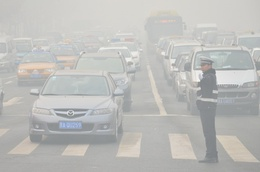
%> input picture Dehazing-Bilateral filter/traffic.jpg, 260 x 172 px, shrunk from 1152 x 760 before the run
$ octave main.m   (GNU Octave 9; MATLAB toolbox functions it lacks are replaced by stand-ins)
%> lines starting %> are read from the running program, lines starting %| are printed output that depends on the picture
### Dehazing-Bilateral filter/darkChannel.m
function dark=darkChannel(imRGB)
r=imRGB(:,:,1);           %分别提取图像的三个通道
g=imRGB(:,:,2);
b=imRGB(:,:,3);

[m,n]=size(r);            %获取图像的尺寸
a=zeros(m,n);             %获取一个m*n大小的0矩阵
for i=1:m                 %获取暗通道
    for j=1:n
        a(i,j)=min(r(i,j),g(i,j));
        a(i,j)=min(a(i,j),b(i,j));
    end
end

%%{d = ones(9,9);
%%fun = @(block_struct)min(min(block_struct.data))*d;
 %dark = blockproc(a, [9 9],fun);

 %dark = dark(1:m, 1:n);

dark=a;

### Dehazing-Bilateral filter/bfltGray.m
%%%%%%%%%%%%%%%%%%%%%%%%%%%%%%%%%%%%%%%%%%%%%%%%%%%%%%%%%%%%%
% 实现双边滤波的灰度图像.
function B = bfltGray(A,w,sigma_d,sigma_r)

% 预先计算高斯距离权重.
[X,Y] = meshgrid(-w:w,-w:w);
%创建核距离矩阵，e.g.
%  [x,y]=meshgrid(-1:1,-1:1)
%
% x =
%
%     -1     0     1
%     -1     0     1
%     -1     0     1
%
%
% y =
%
%     -1    -1    -1
%      0     0     0
%      1     1     1
%计算定义域核
G = exp(-(X.^2+Y.^2)/(2*sigma_d^2));


%应用双向滤波器
%计算值域核H 并与定义域核G 乘积得到双边权重函数F
dim = size(A);
B = zeros(dim);
for i = 1:dim(1)
   for j = 1:dim(2)
         % 提取局部区域.
         iMin = max(i-w,1);
         iMax = min(i+w,dim(1));
         jMin = max(j-w,1);
         jMax = min(j+w,dim(2));
         %定义当前核所作用的区域为(iMin:iMax,jMin:jMax)
         I = A(iMin:iMax,jMin:jMax);%提取该区域的源图像值赋给I

         % 计算高斯范围内的权重.
         H = exp(-(I-A(i,j)).^2/(2*sigma_r^2));

         % 双边计算滤波器响应.
         F = H.*G((iMin:iMax)-i+w+1,(jMin:jMax)-j+w+1);
         B(i,j) = sum(F(:).*I(:))/sum(F(:));
   end
end

### Dehazing-Bilateral filter/main.m
clc
clear all
close all
%imageRGB = imread('picture.bmp');
%imageRGB = imread('shishi.jpg');
imageRGB = imread('traffic.jpg');
%> imageRGB is the input picture: size 172x260x3 uint8; mean R, G, B 188.8, 188.9, 186.3
imageRGB = double(imageRGB);
%> imageRGB: size 172x260x3 double
imageRGB=imageRGB./255;
figure;
%subplot(2,1,1);
imshow(imageRGB), title('原始图像');
% [5 lines of commented-out code are left out]
sz=size(imageRGB);
%> sz = [172 260 3]
w=sz(2);
%> w = 260
h=sz(1);
%> h = 172

dark=darkChannel(imageRGB);
%> in darkChannel, `b=imRGB(:,:,3);`:
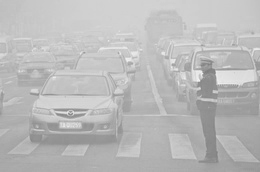
%> b: size 172x260 double; min 0.494, max 0.957, mean 0.73
figure,imshow(dark);
title('暗通道图像');
% imwrite(dark,'traffic_1.jpg')
[m,n,~] = size(imageRGB);
%> m = 172; n = 260
%估计大气光值A，从暗通道中按亮度大小提取最亮的前0.1%像素。然后在原始有雾图像I中寻找对应位置上的具有最亮亮度的点的值，并以此作为A的值
imsize = m * n;
%> imsize = 44720
numpx = floor(imsize/1000);
%> numpx = 44
JDarkVec = reshape(dark,imsize,1);
ImVec = reshape(imageRGB,imsize,3);

[JdarkVec, indices] = sort(JDarkVec);
indices = indices(imsize-numpx+1:end);
%> indices = 44 values, max 38784 at index 8, min 17421 at index 9, mean 31039.2

atmSum = zeros(1,3);
for ind = 1:numpx
    atmSum = atmSum + ImVec(indices(ind),:);
end
%> this loop made 44 passes
%> atmSum on passes 1 to 12: [0.933 0.929 0.914], [1.87 1.85 1.83], [2.81 2.78 2.74], [3.73 3.71 3.65], [4.65 4.62 4.57], [5.56 5.54 5.49], [6.48 6.46 6.41], [7.4 7.37 7.33], [8.33 8.31 8.25], [9.25 9.25 9.16], [10.18 10.18 10.08], [11.11 11.11 11]
atmospheric = atmSum / numpx;
%> atmospheric = [0.933 0.932 0.926]

omega = 0.8;
im = zeros(size(imageRGB));

for ind = 1:3
    im(:,:,ind) = imageRGB(:,:,ind)./atmospheric(ind);
end
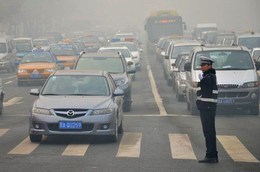
%> im: size 172x260x3 double; mean R, G, B 0.793, 0.794, 0.789; drawn with min black and max white
dark_2=darkChannel(im);%P15页对大气光归一化以后求取暗通道
%> in darkChannel (call 2), `r=imRGB(:,:,1);`:
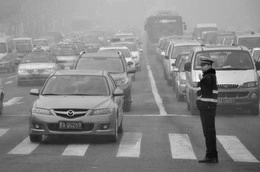
%> r: size 172x260 double; min 0.513, max 1.04, mean 0.793; drawn with min black and max white
%> in darkChannel (call 2), `g=imRGB(:,:,2);`:
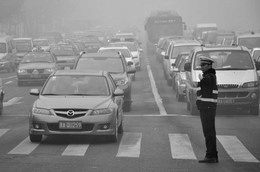
%> g: size 172x260 double; min 0.53, max 1.04, mean 0.794; drawn with min black and max white
%> in darkChannel (call 2), `b=imRGB(:,:,3);`:
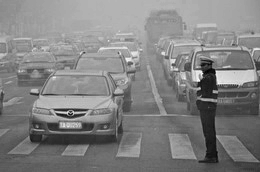
%> b: size 172x260 double; min 0.534, max 1.03, mean 0.789; drawn with min black and max white
t = 1-omega*dark_2;%对透射率粗估计
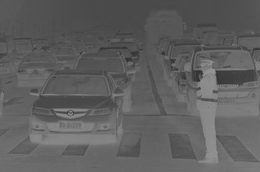
%> t: size 172x260 double; min 0.173, max 0.59, mean 0.375
figure,imshow(t), title('原始透射图');
% imwrite(t,'traffic_2.jpg')
filter=0.9*bfltGray(t,1,3,0.1);
t_d = filter;
figure,imshow(t_d), title('双边滤波后透射图');
% imwrite(t_d,'traffic_3.jpg')
A = min(atmospheric);
%> A = 0.926
% figure,imshow(t_d,[]),title('滤波后 t');
img_d = double(imageRGB);
% [10 lines of commented-out code are left out]

J(:,:,1) = (img_d(:,:,1) - (1-t_d)*A)./t_d;
J(:,:,2) = (img_d(:,:,2) - (1-t_d)*A)./t_d;
J(:,:,3) = (img_d(:,:,3) - (1-t_d)*A)./t_d;
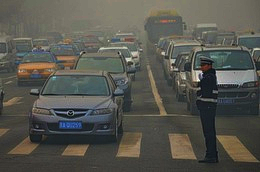
%> J: size 172x260x3 double; mean R, G, B 0.4, 0.399, 0.365; drawn with min black and max white
% [6 lines of commented-out code are left out]
figure,imshow(J), title('去雾图像');
% [50 lines of commented-out code are left out]
